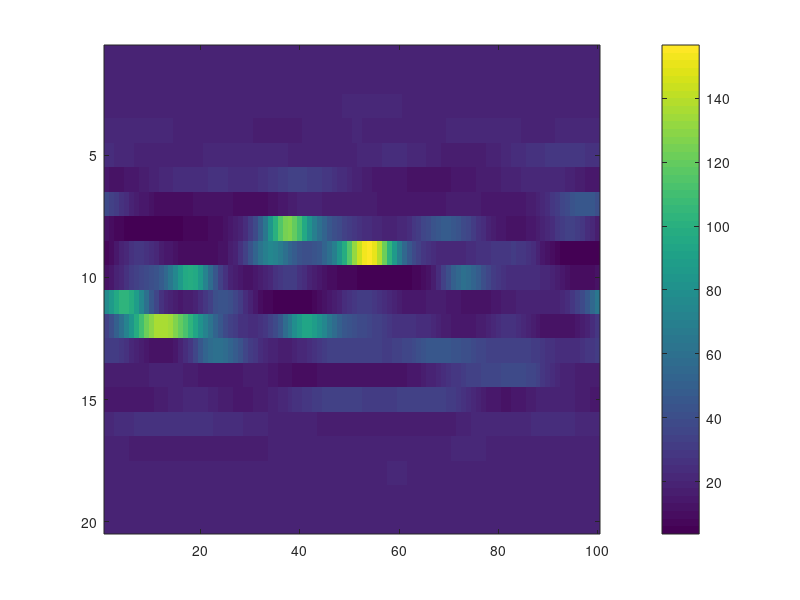

This figure's MATLAB source:
%script to generate "true" permeability field

close all;

Nx = 100; %for creating field
Ny = 20; %for creating field
Nxo = 100; %for outputting
Nyo = 100; %for outputting
Lx = 100; %m
Ly = 100; %m
clx = 10.0; %correlation length
cly = 30.0; %correlation length
%k_avg = 2.72e-10; %m^2
k_avg = 275.8; %darvies
V_dp = 0.9; %Dykstra-Parsons coefficient

xnodes = linspace(-Lx/2,Lx/2,Nx);
ynodes = linspace(-Ly/2,Ly/2,Ny);
[X,Y] = meshgrid(xnodes,ynodes);
s = -log(1-V_dp);
mu = log(k_avg)-s^2/2;
Z = s*randn(Nx,Ny);
F = exp(-(X.^2/(clx^2/2.0)+Y.^2/(cly^2/2.0)));
f = 2.0/sqrt(pi)*Lx/sqrt(Nx*Ny)/sqrt(clx)/sqrt(cly)*ifft(fft(Z).*fft(F'));
perm = exp(mu+real(f))';

imagesc(perm);
colorbar

max(perm(:))/min(perm(:))

xnodes = linspace(-Lx/2,Lx/2,Nxo+1);
ynodes = linspace(-Ly/2,Ly/2,Nyo+1);
xcent = 0.5*(xnodes(1:end-1)+xnodes(2:end));
ycent = 0.5*(ynodes(1:end-1)+ynodes(2:end));
[Xo,Yo] = meshgrid(xcent,ycent);
permo = interp2(X,Y,perm,Xo,Yo);

dlmwrite('true_perm.dat',[Xo(:)+Lx/2,Yo(:)+Ly/2,permo(:)],' ')